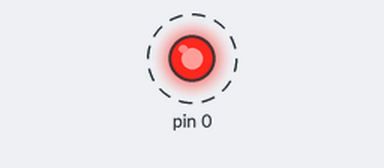
This sketch was run on a simulated Arduino Uno, built with avr-gcc and run on an emulated ATmega328P. Shown: output pins drawn as LEDs (lit = HIGH). Dashed ring = blinking.

Above: at 3.12 s.
Timing chart, 0 to 6.0 s (numbered marks = the images above):
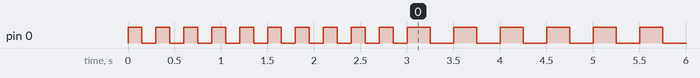

Measured:
- by itself, pin 0: goes 9 × (LOW 0.15 s, HIGH 0.15 s), LOW 0.15 s, 253 × (HIGH 0.25 s, LOW 0.25 s), HIGH 0.25 s, then LOW

The sketch:

sketch.ino
```cpp
/*
ATMEGA328P -> 16MHz
62.5 ns por instrução

Pinos I/O
0 a 13

0 ou LOW ou false ---> 0V
1 ou HIGH ou true ---> +5V

*/

void setup() { // tudo que é executado ao iniciar o circuito
  // configura pino 0 como saída
  pinMode(0, OUTPUT);
  for (int i = 0; i < 10; i++) {
    digitalWrite(0, HIGH);
    delay(150);
    digitalWrite(0, LOW);
    delay(150);
  }
}

void loop() { // repetição quando o circuito está iniciado
  digitalWrite(0, HIGH);
  delay(250); // intervalo em ms
  digitalWrite(0, LOW);
  delay(250);

}
```
